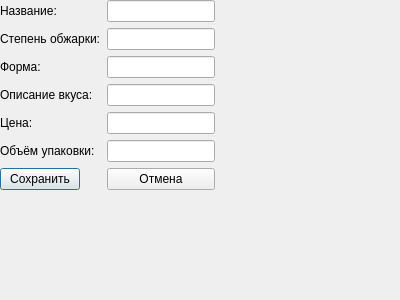
<?xml version="1.0" encoding="UTF-8"?>
<ui version="4.0">
 <class>AddEditCoffeeForm</class>
 <widget class="QDialog" name="AddEditCoffeeForm">
  <property name="geometry">
   <rect>
    <x>0</x>
    <y>0</y>
    <width>400</width>
    <height>300</height>
   </rect>
  </property>
  <property name="windowTitle">
   <string>Добавить/Редактировать кофе</string>
  </property>
  <widget class="QWidget" name="formLayoutWidget">
   <layout class="QFormLayout" name="formLayout">
    <item row="0" column="0">
     <widget class="QLabel" name="labelName">
      <property name="text">
       <string>Название:</string>
      </property>
     </widget>
    </item>
    <item row="0" column="1">
     <widget class="QLineEdit" name="nameEdit"/>
    </item>
    <item row="1" column="0">
     <widget class="QLabel" name="labelRoast">
      <property name="text">
       <string>Степень обжарки:</string>
      </property>
     </widget>
    </item>
    <item row="1" column="1">
     <widget class="QLineEdit" name="roastEdit"/>
    </item>
    <item row="2" column="0">
     <widget class="QLabel" name="labelForm">
      <property name="text">
       <string>Форма:</string>
      </property>
     </widget>
    </item>
    <item row="2" column="1">
     <widget class="QLineEdit" name="formEdit"/>
    </item>
    <item row="3" column="0">
     <widget class="QLabel" name="labelTaste">
      <property name="text">
       <string>Описание вкуса:</string>
      </property>
     </widget>
    </item>
    <item row="3" column="1">
     <widget class="QLineEdit" name="tasteEdit"/>
    </item>
    <item row="4" column="0">
     <widget class="QLabel" name="labelPrice">
      <property name="text">
       <string>Цена:</string>
      </property>
     </widget>
    </item>
    <item row="4" column="1">
     <widget class="QLineEdit" name="priceEdit"/>
    </item>
    <item row="5" column="0">
     <widget class="QLabel" name="labelVolume">
      <property name="text">
       <string>Объём упаковки:</string>
      </property>
     </widget>
    </item>
    <item row="5" column="1">
     <widget class="QLineEdit" name="volumeEdit"/>
    </item>
    <item row="6" column="0">
     <widget class="QPushButton" name="saveButton">
      <property name="text">
       <string>Сохранить</string>
      </property>
     </widget>
    </item>
    <item row="6" column="1">
     <widget class="QPushButton" name="cancelButton">
      <property name="text">
       <string>Отмена</string>
      </property>
     </widget>
    </item>
   </layout>
  </widget>
 </widget>
 <resources/>
 <connections/>
</ui>
